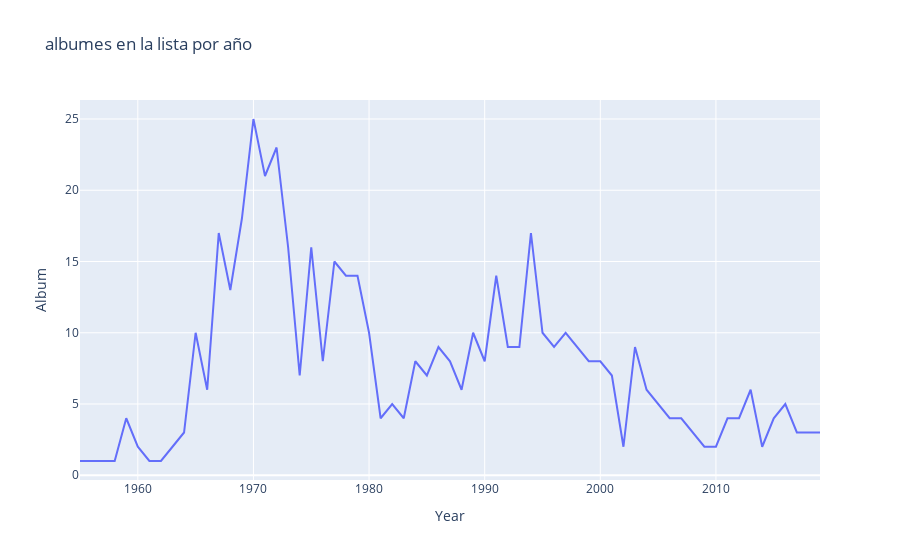

Notebook code for this chart:
### Code cell
year_alb = px.line(by_year, x="Year", y="Album", title = "albumes en la lista por año")
year_alb.show()

### Figure 1 — Plotly figure (JSON) as saved in the notebook; plotly's stock layout.template omitted (floating-point values rounded to 4 significant figures)
{"data": [{"hovertemplate": "Year=%{x}<br>Album=%{y}<extra></extra>", "legendgroup": "", "line": {"color": "#636efa", "dash": "solid"}, "marker": {"symbol": "circle"}, "mode": "lines", "name": "", "orientation": "v", "showlegend": false, "type": "scatter", "x": [1955, 1956, 1957, 1958, 1959, 1960, 1961, 1962, 1963, 1964, 1965, 1966, 1967, 1968, 1969, 1970, 1971, 1972, 1973, 1974, 1975, 1976, 1977, 1978, 1979, 1980, 1981, 1982, 1983, 1984, 1985, 1986, 1987, 1988, 1989, 1990, 1991, 1992, 1993, 1994, 1995, 1996, 1997, 1998, 1999, 2000, 2001, 2002, 2003, 2004, 2005, 2006, 2007, 2008, 2009, 2010, 2011, 2012, 2013, 2014, 2015, 2016, 2017, 2018, 2019], "xaxis": "x", "y": [1, 1, 1, 1, 4, 2, 1, 1, 2, 3, 10, 6, 17, 13, 18, 25, 21, 23, 16, 7, 16, 8, 15, 14, 14, 10, 4, 5, 4, 8, 7, 9, 8, 6, 10, 8, 14, 9, 9, 17, 10, 9, 10, 9, 8, 8, 7, 2, 9, 6, 5, 4, 4, 3, 2, 2, 4, 4, 6, 2, 4, 5, 3, 3, 3], "yaxis": "y"}], "layout": {"legend": {"tracegroupgap": 0}, "title": {"text": "albumes en la lista por año"}, "xaxis": {"anchor": "y", "domain": [0, 1], "title": {"text": "Year"}}, "yaxis": {"anchor": "x", "domain": [0, 1], "title": {"text": "Album"}}}}
